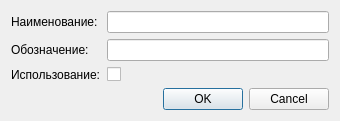
<?xml version="1.0" encoding="UTF-8"?>
<ui version="4.0">
 <class>TypesItemDialog</class>
 <widget class="QDialog" name="TypesItemDialog">
  <property name="geometry">
   <rect>
    <x>0</x>
    <y>0</y>
    <width>340</width>
    <height>118</height>
   </rect>
  </property>
  <property name="windowTitle">
   <string>Редактировать</string>
  </property>
  <layout class="QVBoxLayout" name="verticalLayout">
   <item>
    <layout class="QFormLayout" name="formLayout">
     <item row="0" column="0">
      <widget class="QLabel" name="label">
       <property name="text">
        <string>Наименование:</string>
       </property>
      </widget>
     </item>
     <item row="0" column="1">
      <widget class="QLineEdit" name="le_typename"/>
     </item>
     <item row="1" column="0">
      <widget class="QLabel" name="label_2">
       <property name="text">
        <string>Обозначение:</string>
       </property>
      </widget>
     </item>
     <item row="1" column="1">
      <widget class="QLineEdit" name="le_symbol"/>
     </item>
     <item row="2" column="0">
      <widget class="QLabel" name="label_3">
       <property name="text">
        <string>Использование:</string>
       </property>
      </widget>
     </item>
     <item row="2" column="1">
      <widget class="QCheckBox" name="cb_used">
       <property name="text">
        <string/>
       </property>
      </widget>
     </item>
    </layout>
   </item>
   <item>
    <widget class="QDialogButtonBox" name="buttonBox">
     <property name="orientation">
      <enum>Qt::Horizontal</enum>
     </property>
     <property name="standardButtons">
      <set>QDialogButtonBox::Cancel|QDialogButtonBox::Ok</set>
     </property>
    </widget>
   </item>
  </layout>
 </widget>
 <resources/>
 <connections>
  <connection>
   <sender>buttonBox</sender>
   <signal>accepted()</signal>
   <receiver>TypesItemDialog</receiver>
   <slot>accept()</slot>
   <hints>
    <hint type="sourcelabel">
     <x>248</x>
     <y>254</y>
    </hint>
    <hint type="destinationlabel">
     <x>157</x>
     <y>274</y>
    </hint>
   </hints>
  </connection>
  <connection>
   <sender>buttonBox</sender>
   <signal>rejected()</signal>
   <receiver>TypesItemDialog</receiver>
   <slot>reject()</slot>
   <hints>
    <hint type="sourcelabel">
     <x>316</x>
     <y>260</y>
    </hint>
    <hint type="destinationlabel">
     <x>286</x>
     <y>274</y>
    </hint>
   </hints>
  </connection>
 </connections>
</ui>
